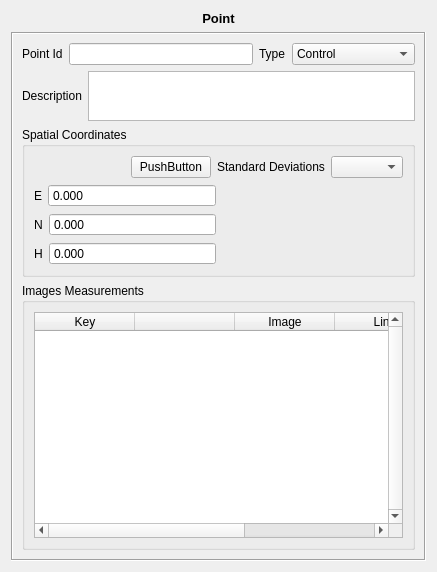
<?xml version="1.0" encoding="UTF-8"?>
<ui version="4.0">
 <class>Ponto</class>
 <widget class="QWidget" name="Ponto">
  <property name="geometry">
   <rect>
    <x>0</x>
    <y>0</y>
    <width>437</width>
    <height>572</height>
   </rect>
  </property>
  <property name="windowTitle">
   <string>Form</string>
  </property>
  <layout class="QVBoxLayout" name="verticalLayout_5">
   <item>
    <widget class="QLabel" name="label_5">
     <property name="text">
      <string>&lt;!DOCTYPE HTML PUBLIC &quot;-//W3C//DTD HTML 4.0//EN&quot; &quot;http://www.w3.org/TR/REC-html40/strict.dtd&quot;&gt;
&lt;html&gt;&lt;head&gt;&lt;meta name=&quot;qrichtext&quot; content=&quot;1&quot; /&gt;&lt;style type=&quot;text/css&quot;&gt;
p, li { white-space: pre-wrap; }
&lt;/style&gt;&lt;/head&gt;&lt;body style=&quot; font-family:'Sans'; font-size:10pt; font-weight:400; font-style:normal;&quot;&gt;
&lt;p style=&quot; margin-top:0px; margin-bottom:0px; margin-left:0px; margin-right:0px; -qt-block-indent:0; text-indent:0px;&quot;&gt;&lt;span style=&quot; font-weight:600;&quot;&gt;Point&lt;/span&gt;&lt;/p&gt;&lt;/body&gt;&lt;/html&gt;</string>
     </property>
     <property name="alignment">
      <set>Qt::AlignCenter</set>
     </property>
    </widget>
   </item>
   <item>
    <widget class="QFrame" name="frame">
     <property name="frameShape">
      <enum>QFrame::Box</enum>
     </property>
     <property name="frameShadow">
      <enum>QFrame::Sunken</enum>
     </property>
     <layout class="QVBoxLayout" name="verticalLayout_4">
      <item>
       <layout class="QHBoxLayout" name="horizontalLayout_4">
        <item>
         <layout class="QHBoxLayout" name="horizontalLayout">
          <item>
           <widget class="QLabel" name="label">
            <property name="text">
             <string>Point Id</string>
            </property>
           </widget>
          </item>
          <item>
           <widget class="QLineEdit" name="lineEdit_gcp_id"/>
          </item>
         </layout>
        </item>
        <item>
         <layout class="QHBoxLayout" name="horizontalLayout_3">
          <item>
           <widget class="QLabel" name="label_9">
            <property name="text">
             <string>Type</string>
            </property>
           </widget>
          </item>
          <item>
           <widget class="QComboBox" name="typeComboBox">
            <item>
             <property name="text">
              <string>Control</string>
             </property>
            </item>
            <item>
             <property name="text">
              <string>Verification</string>
             </property>
            </item>
            <item>
             <property name="text">
              <string>Photogrammetric</string>
             </property>
            </item>
           </widget>
          </item>
         </layout>
        </item>
       </layout>
      </item>
      <item>
       <layout class="QHBoxLayout" name="horizontalLayout_2">
        <item>
         <widget class="QLabel" name="label_2">
          <property name="text">
           <string>Description</string>
          </property>
         </widget>
        </item>
        <item>
         <widget class="QTextEdit" name="textEditDescription">
          <property name="maximumSize">
           <size>
            <width>16777215</width>
            <height>50</height>
           </size>
          </property>
         </widget>
        </item>
       </layout>
      </item>
      <item>
       <widget class="QGroupBox" name="groupBox">
        <property name="title">
         <string>Spatial Coordinates</string>
        </property>
        <layout class="QVBoxLayout" name="verticalLayout_2">
         <item>
          <layout class="QHBoxLayout" name="horizontalLayout_6">
           <item>
            <spacer name="horizontalSpacer">
             <property name="orientation">
              <enum>Qt::Horizontal</enum>
             </property>
             <property name="sizeHint" stdset="0">
              <size>
               <width>40</width>
               <height>20</height>
              </size>
             </property>
            </spacer>
           </item>
           <item>
            <widget class="SigmaFormDialogButton" name="sigmaDialogButton">
             <property name="text">
              <string>PushButton</string>
             </property>
            </widget>
           </item>
           <item>
            <widget class="QLabel" name="label_3">
             <property name="text">
              <string>Standard Deviations</string>
             </property>
            </widget>
           </item>
           <item>
            <widget class="SigmaFormTypeSelector" name="sigmaSelector"/>
           </item>
          </layout>
         </item>
         <item>
          <layout class="QHBoxLayout" name="horizontalLayout_5" stretch="1,1">
           <item>
            <layout class="QVBoxLayout" name="verticalLayout">
             <item>
              <layout class="QHBoxLayout" name="horizontalLayout_10" stretch="0,1">
               <item>
                <widget class="QLabel" name="label_12">
                 <property name="text">
                  <string>E</string>
                 </property>
                </widget>
               </item>
               <item>
                <widget class="EfotoDoubleSpinBox" name="eDoubleSpinBox">
                 <property name="buttonSymbols">
                  <enum>QAbstractSpinBox::NoButtons</enum>
                 </property>
                 <property name="accelerated">
                  <bool>true</bool>
                 </property>
                 <property name="suffix">
                  <string/>
                 </property>
                 <property name="decimals">
                  <number>3</number>
                 </property>
                 <property name="minimum">
                  <double>0.000000000000000</double>
                 </property>
                 <property name="maximum">
                  <double>999999.000000000000000</double>
                 </property>
                 <property name="value">
                  <double>0.000000000000000</double>
                 </property>
                </widget>
               </item>
              </layout>
             </item>
             <item>
              <layout class="QHBoxLayout" name="horizontalLayout_11" stretch="0,1">
               <item>
                <widget class="QLabel" name="label_4">
                 <property name="text">
                  <string>N</string>
                 </property>
                </widget>
               </item>
               <item>
                <widget class="EfotoDoubleSpinBox" name="nDoubleSpinBox">
                 <property name="buttonSymbols">
                  <enum>QAbstractSpinBox::NoButtons</enum>
                 </property>
                 <property name="accelerated">
                  <bool>true</bool>
                 </property>
                 <property name="decimals">
                  <number>3</number>
                 </property>
                 <property name="minimum">
                  <double>0.000000000000000</double>
                 </property>
                 <property name="maximum">
                  <double>9999999.000000000000000</double>
                 </property>
                 <property name="value">
                  <double>0.000000000000000</double>
                 </property>
                </widget>
               </item>
              </layout>
             </item>
             <item>
              <layout class="QHBoxLayout" name="horizontalLayout_12" stretch="0,1">
               <item>
                <widget class="QLabel" name="label_10">
                 <property name="text">
                  <string>H</string>
                 </property>
                </widget>
               </item>
               <item>
                <widget class="EfotoDoubleSpinBox" name="hDoubleSpinBox">
                 <property name="buttonSymbols">
                  <enum>QAbstractSpinBox::NoButtons</enum>
                 </property>
                 <property name="accelerated">
                  <bool>true</bool>
                 </property>
                 <property name="decimals">
                  <number>3</number>
                 </property>
                 <property name="minimum">
                  <double>-999.000000000000000</double>
                 </property>
                 <property name="maximum">
                  <double>9999.000000000000000</double>
                 </property>
                </widget>
               </item>
              </layout>
             </item>
            </layout>
           </item>
           <item>
            <widget class="SigmaFormContent" name="sigmaContent">
             <property name="frameShape">
              <enum>QFrame::NoFrame</enum>
             </property>
             <property name="frameShadow">
              <enum>QFrame::Raised</enum>
             </property>
             <property name="lineWidth">
              <number>0</number>
             </property>
            </widget>
           </item>
          </layout>
         </item>
        </layout>
       </widget>
      </item>
      <item>
       <widget class="QGroupBox" name="groupBox_2">
        <property name="title">
         <string>Images Measurements</string>
        </property>
        <layout class="QVBoxLayout" name="verticalLayout_3">
         <item>
          <widget class="QTableWidget" name="imageMeasurementsTable">
           <property name="verticalScrollBarPolicy">
            <enum>Qt::ScrollBarAlwaysOn</enum>
           </property>
           <property name="horizontalScrollBarPolicy">
            <enum>Qt::ScrollBarAsNeeded</enum>
           </property>
           <attribute name="verticalHeaderVisible">
            <bool>false</bool>
           </attribute>
           <attribute name="verticalHeaderVisible">
            <bool>false</bool>
           </attribute>
           <column>
            <property name="text">
             <string>Key</string>
            </property>
           </column>
           <column>
            <property name="text">
             <string/>
            </property>
            <property name="textAlignment">
             <set>AlignHCenter|AlignVCenter|AlignCenter</set>
            </property>
           </column>
           <column>
            <property name="text">
             <string>Image</string>
            </property>
           </column>
           <column>
            <property name="text">
             <string>Line</string>
            </property>
           </column>
           <column>
            <property name="text">
             <string>Column</string>
            </property>
           </column>
          </widget>
         </item>
        </layout>
       </widget>
      </item>
     </layout>
    </widget>
   </item>
  </layout>
 </widget>
 <customwidgets>
  <customwidget>
   <class>SigmaFormTypeSelector</class>
   <extends>QComboBox</extends>
   <header>SigmaForm.h</header>
  </customwidget>
  <customwidget>
   <class>SigmaFormContent</class>
   <extends>QFrame</extends>
   <header>SigmaForm.h</header>
   <container>1</container>
  </customwidget>
  <customwidget>
   <class>EfotoDoubleSpinBox</class>
   <extends>QDoubleSpinBox</extends>
   <header>EfotoDoubleSpinBox.h</header>
  </customwidget>
  <customwidget>
   <class>SigmaFormDialogButton</class>
   <extends>QPushButton</extends>
   <header>SigmaForm.h</header>
  </customwidget>
 </customwidgets>
 <tabstops>
  <tabstop>lineEdit_gcp_id</tabstop>
  <tabstop>typeComboBox</tabstop>
  <tabstop>textEditDescription</tabstop>
  <tabstop>sigmaDialogButton</tabstop>
  <tabstop>sigmaSelector</tabstop>
  <tabstop>eDoubleSpinBox</tabstop>
  <tabstop>nDoubleSpinBox</tabstop>
  <tabstop>hDoubleSpinBox</tabstop>
  <tabstop>imageMeasurementsTable</tabstop>
 </tabstops>
 <resources/>
 <connections/>
</ui>
